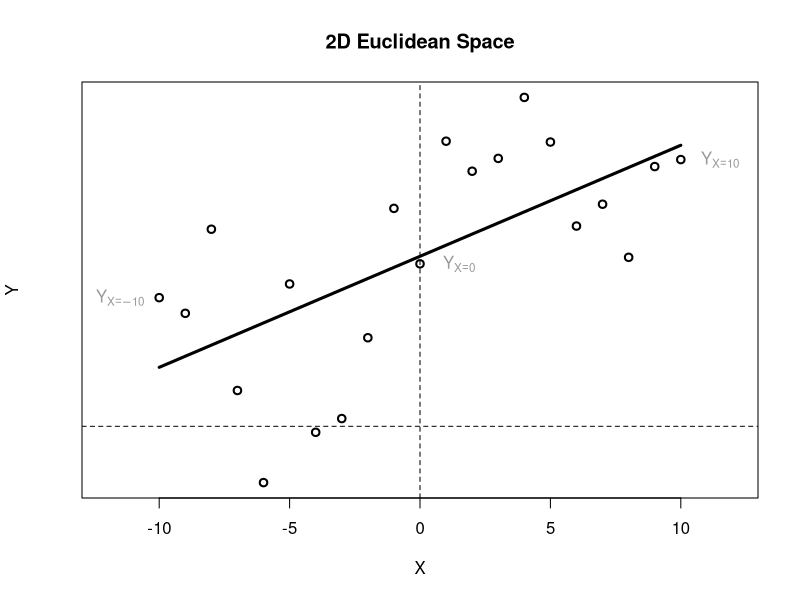
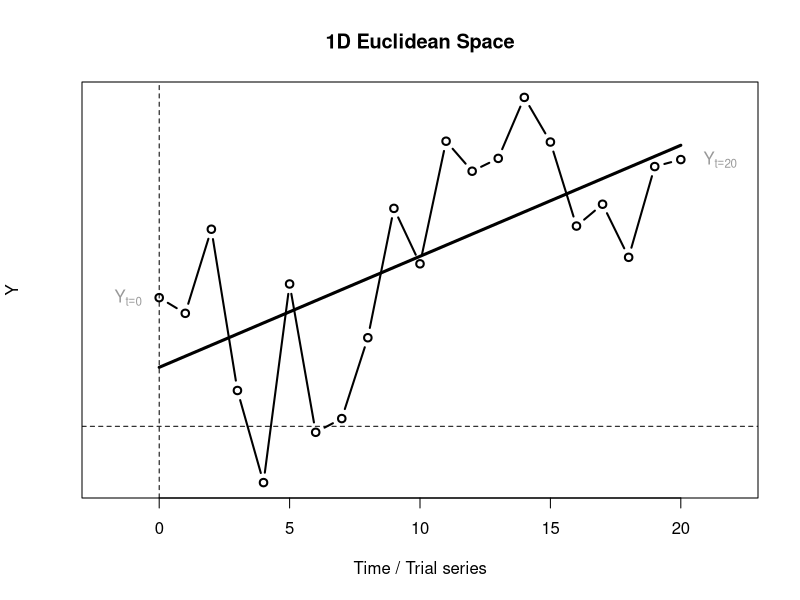

The R source for these figures, in order:
## ---- chunk 1
set.seed(12346)
y1 = cumsum(rnorm(n=21,mean=5,sd=100))
x1 = -10:10
plot(x1,y1, type="p", lwd=2, xlim=c(-12,12), yaxt="n", xlab="X", ylab="Y", main = "2D Euclidean Space")
abline(h=0,v=0,lty=2)
l1 <- lm(y1~x1)
lines(x1,coef(l1)[1]+x1*coef(l1)[2],type="l",lwd=3)
text(1.5, y1[11], expression(Y[X==0]),col="grey60")
text(11.5, y1[21], expression(Y[X==10]),col="grey60")
text(-11.5, y1[1], expression(Y[X==-10]),col="grey60")
## ---- chunk 2
plot(0:20,y1, type="b", lwd=2, xlim=c(-2,22), yaxt="n", xlab="Time / Trial series", ylab="Y", main = "1D Euclidean Space")
abline(h=0,v=0,lty=2)
x2 <- (x1+10)
l2 <- lm(y1~x2)
lines(x2,coef(l2)[1]+x2*coef(l2)[2],type="l",lwd=3)
text(-1.2, y1[1], expression(Y[t==0]),col="grey60")
text(21.5, y1[21], expression(Y[t==20]),col="grey60")
